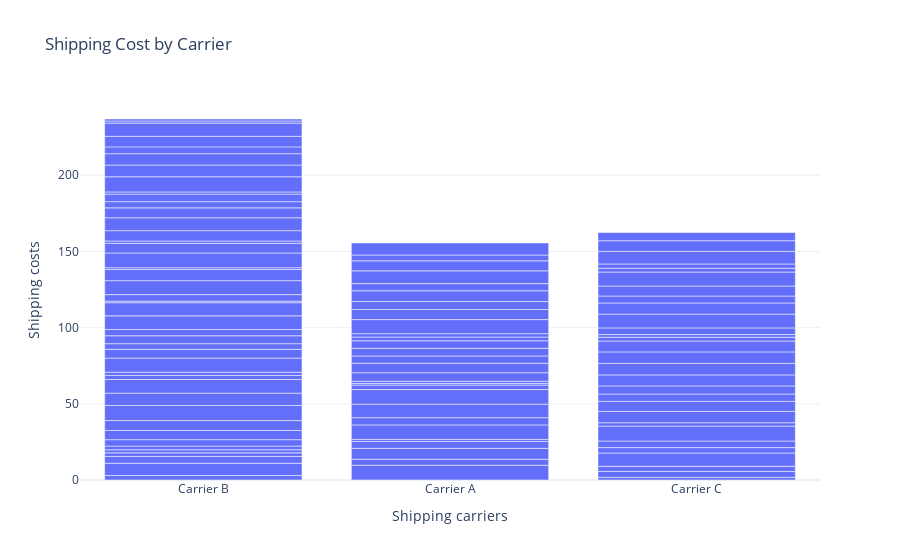

Notebook source saved alongside this figure:
### Code cell
shipping_cost_chart = px.bar(df, x= 'Shipping carriers',
                            y = 'Shipping costs',
                            title = 'Shipping Cost by Carrier')
shipping_cost_chart.show()

### Figure 1 — Plotly figure (JSON) as saved in the notebook; plotly's stock layout.template omitted (floating-point values rounded to 4 significant figures)
{"data": [{"hovertemplate": "Shipping carriers=%{x}<br>Shipping costs=%{y}<extra></extra>", "legendgroup": "", "marker": {"color": "#636efa", "pattern": {"shape": ""}}, "name": "", "orientation": "v", "showlegend": false, "textposition": "auto", "type": "bar", "x": ["Carrier B", "Carrier A", "Carrier B", "Carrier C", "Carrier A", "Carrier B", "Carrier C", "Carrier B", "Carrier C", "Carrier A", "Carrier C", "Carrier A", "Carrier A", "Carrier A", "Carrier B", "Carrier B", "Carrier B", "Carrier C", "Carrier C", "Carrier A", "Carrier A", "Carrier B", "Carrier A", "Carrier A", "Carrier C", "Carrier C", "Carrier B", "Carrier C", "Carrier B", "Carrier B", "Carrier B", "Carrier B", "Carrier C", "Carrier C", "Carrier A", "Carrier C", "Carrier B", "Carrier A", "Carrier B", "Carrier A", "Carrier C", "Carrier B", "Carrier C", "Carrier B", "Carrier C", "Carrier B", "Carrier B", "Carrier B", "Carrier C", "Carrier C", "Carrier A", "Carrier A", "Carrier B", "Carrier B", "Carrier B", "Carrier A", "Carrier C", "Carrier B", "Carrier A", "Carrier B", "Carrier C", "Carrier C", "Carrier C", "Carrier A", "Carrier C", "Carrier C", "Carrier A", "Carrier C", "Carrier B", "Carrier B", "Carrier B", "Carrier A", "Carrier A", "Carrier B", "Carrier A", "Carrier C", "Carrier A", "Carrier B", "Carrier B", "Carrier B", "Carrier C", "Carrier B", "Carrier A", "Carrier B", "Carrier A", "Carrier C", "Carrier B", "Carrier A", "Carrier A", "Carrier B", "Carrier B", "Carrier B", "Carrier B", "Carrier C", "Carrier B", "Carrier B", "Carrier C", "Carrier A", "Carrier B", "Carrier B"], "xaxis": "x", "y": [2.957, 9.717, 8.054, 1.73, 3.891, 4.444, 3.881, 2.348, 3.405, 7.167, 8.673, 4.524, 1.325, 9.537, 2.04, 2.422, 4.191, 3.585, 4.339, 4.743, 8.878, 6.038, 9.568, 2.925, 9.741, 2.231, 6.508, 7.407, 9.898, 8.101, 8.955, 2.68, 6.599, 4.858, 1.019, 5.288, 2.108, 1.533, 9.236, 5.563, 7.23, 5.773, 7.526, 3.694, 7.577, 5.215, 4.071, 8.979, 7.096, 2.506, 6.248, 4.783, 8.631, 1.013, 4.305, 5.014, 1.774, 9.161, 4.938, 7.294, 4.381, 9.03, 7.292, 2.458, 4.585, 6.581, 2.216, 9.148, 1.194, 9.705, 6.316, 9.228, 6.6, 1.513, 5.238, 2.474, 7.055, 6.781, 8.467, 6.496, 2.833, 4.066, 4.708, 4.95, 8.382, 8.249, 1.454, 6.576, 3.801, 9.93, 7.674, 7.472, 4.47, 7.006, 6.943, 8.63, 5.353, 7.905, 1.41, 1.311], "yaxis": "y"}], "layout": {"barmode": "relative", "legend": {"tracegroupgap": 0}, "title": {"text": "Shipping Cost by Carrier"}, "xaxis": {"anchor": "y", "domain": [0, 1], "title": {"text": "Shipping carriers"}}, "yaxis": {"anchor": "x", "domain": [0, 1], "title": {"text": "Shipping costs"}}}}
